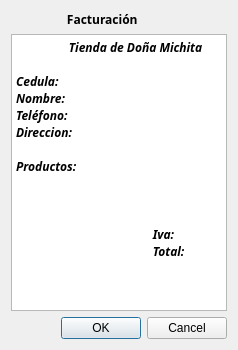
<?xml version="1.0" encoding="UTF-8"?>
<ui version="4.0">
 <class>Acerca</class>
 <widget class="QDialog" name="Acerca">
  <property name="geometry">
   <rect>
    <x>0</x>
    <y>0</y>
    <width>238</width>
    <height>350</height>
   </rect>
  </property>
  <property name="windowTitle">
   <string>Dialog</string>
  </property>
  <layout class="QVBoxLayout" name="verticalLayout">
   <item>
    <widget class="QLabel" name="label">
     <property name="font">
      <font>
       <family>Rockwell Extra Bold</family>
       <pointsize>9</pointsize>
       <weight>75</weight>
       <bold>true</bold>
      </font>
     </property>
     <property name="text">
      <string>                  Facturación</string>
     </property>
    </widget>
   </item>
   <item>
    <widget class="QPlainTextEdit" name="plainTextEdit">
     <property name="font">
      <font>
       <family>Segoe UI Black</family>
       <weight>75</weight>
       <italic>true</italic>
       <bold>true</bold>
      </font>
     </property>
     <property name="readOnly">
      <bool>true</bool>
     </property>
     <property name="plainText">
      <string>                 Tienda de Doña Michita

Cedula:
Nombre:
Teléfono:
Direccion:

Productos:



                                            Iva: 
                                            Total:</string>
     </property>
    </widget>
   </item>
   <item>
    <widget class="QDialogButtonBox" name="buttonBox">
     <property name="orientation">
      <enum>Qt::Horizontal</enum>
     </property>
     <property name="standardButtons">
      <set>QDialogButtonBox::Cancel|QDialogButtonBox::Ok</set>
     </property>
    </widget>
   </item>
  </layout>
 </widget>
 <resources/>
 <connections>
  <connection>
   <sender>buttonBox</sender>
   <signal>accepted()</signal>
   <receiver>Acerca</receiver>
   <slot>accept()</slot>
   <hints>
    <hint type="sourcelabel">
     <x>248</x>
     <y>254</y>
    </hint>
    <hint type="destinationlabel">
     <x>157</x>
     <y>274</y>
    </hint>
   </hints>
  </connection>
  <connection>
   <sender>buttonBox</sender>
   <signal>rejected()</signal>
   <receiver>Acerca</receiver>
   <slot>reject()</slot>
   <hints>
    <hint type="sourcelabel">
     <x>316</x>
     <y>260</y>
    </hint>
    <hint type="destinationlabel">
     <x>286</x>
     <y>274</y>
    </hint>
   </hints>
  </connection>
 </connections>
</ui>
